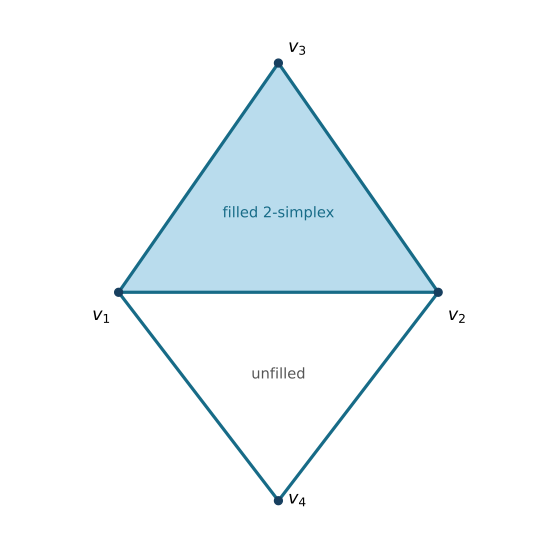

This chart was generated by the following Python code:
#!/usr/bin/env python3
"""Draw the simplicial complex in 2020 Part II Paper 3, Question 20."""

from pathlib import Path

import matplotlib.pyplot as plt
from matplotlib.patches import Polygon


OUTPUT = Path(__file__).with_suffix(".svg")
plt.rcParams["svg.hashsalt"] = "codex-wiki"

vertices = {
    "v1": (-1.15, 0.0),
    "v2": (1.15, 0.0),
    "v3": (0.0, 1.65),
    "v4": (0.0, -1.5),
}

fig, ax = plt.subplots(figsize=(5.8, 5.8))
filled = Polygon(
    [vertices["v1"], vertices["v2"], vertices["v3"]],
    closed=True,
    facecolor="#b9dced",
    edgecolor="#176b87",
    linewidth=2.4,
)
ax.add_patch(filled)

for first, second in [("v1", "v4"), ("v2", "v4")]:
    x = [vertices[first][0], vertices[second][0]]
    y = [vertices[first][1], vertices[second][1]]
    ax.plot(x, y, color="#176b87", linewidth=2.4)

label_offsets = {
    "v1": (-0.19, -0.20),
    "v2": (0.07, -0.20),
    "v3": (0.07, 0.08),
    "v4": (0.07, -0.02),
}
for name, (x, y) in vertices.items():
    ax.scatter([x], [y], s=35, color="#173f5f", zorder=3)
    dx, dy = label_offsets[name]
    ax.text(x + dx, y + dy, f"${name[0]}_{name[1]}$", fontsize=13)

ax.text(0.0, 0.54, "filled 2-simplex", color="#176b87", ha="center", fontsize=11)
ax.text(0.0, -0.62, "unfilled", color="#555555", ha="center", fontsize=11)
ax.set_aspect("equal")
ax.set_xlim(-1.55, 1.55)
ax.set_ylim(-1.8, 2.0)
ax.set_axis_off()
fig.tight_layout()
fig.savefig(OUTPUT, metadata={"Date": None}, transparent=True)
